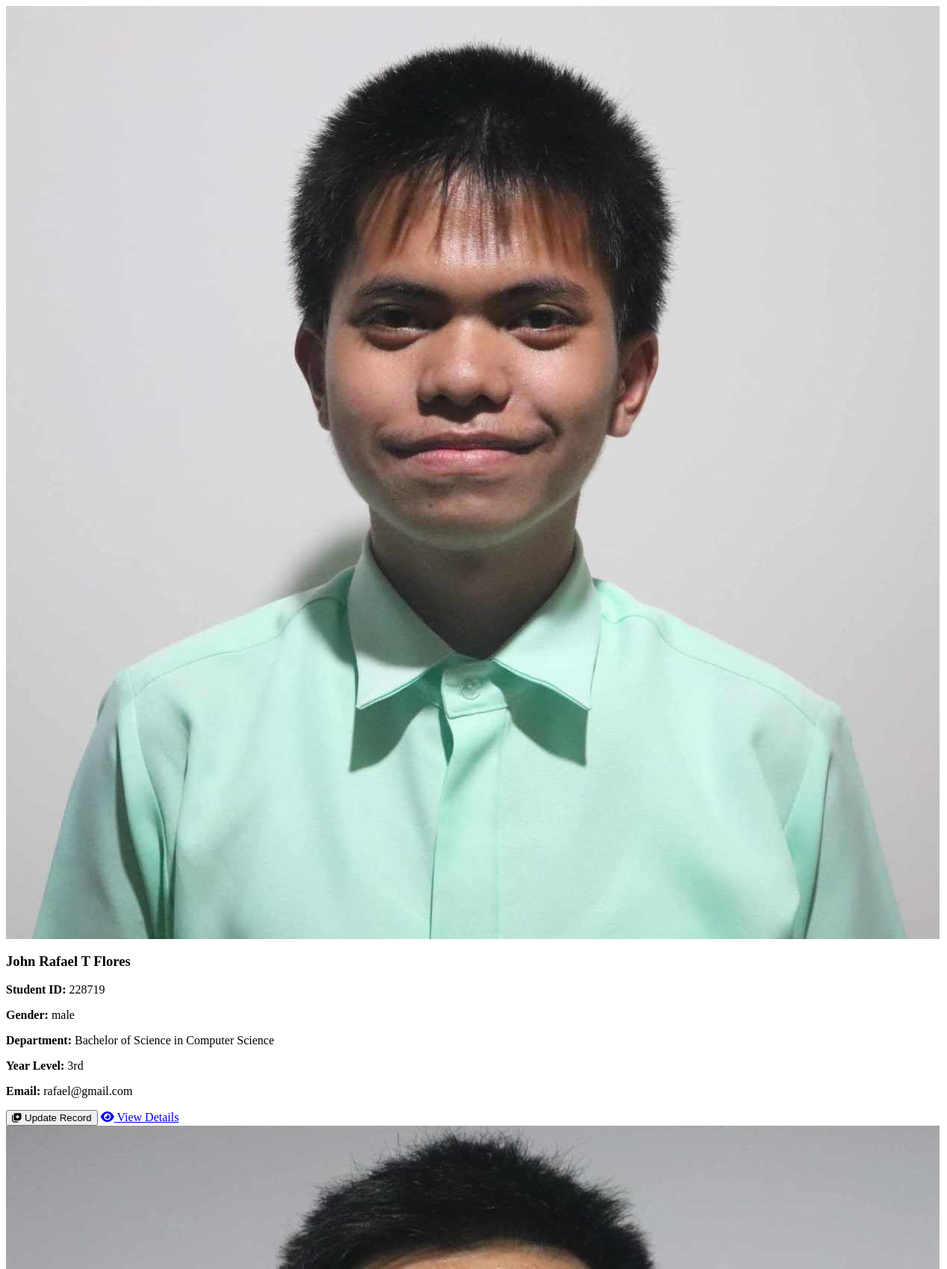
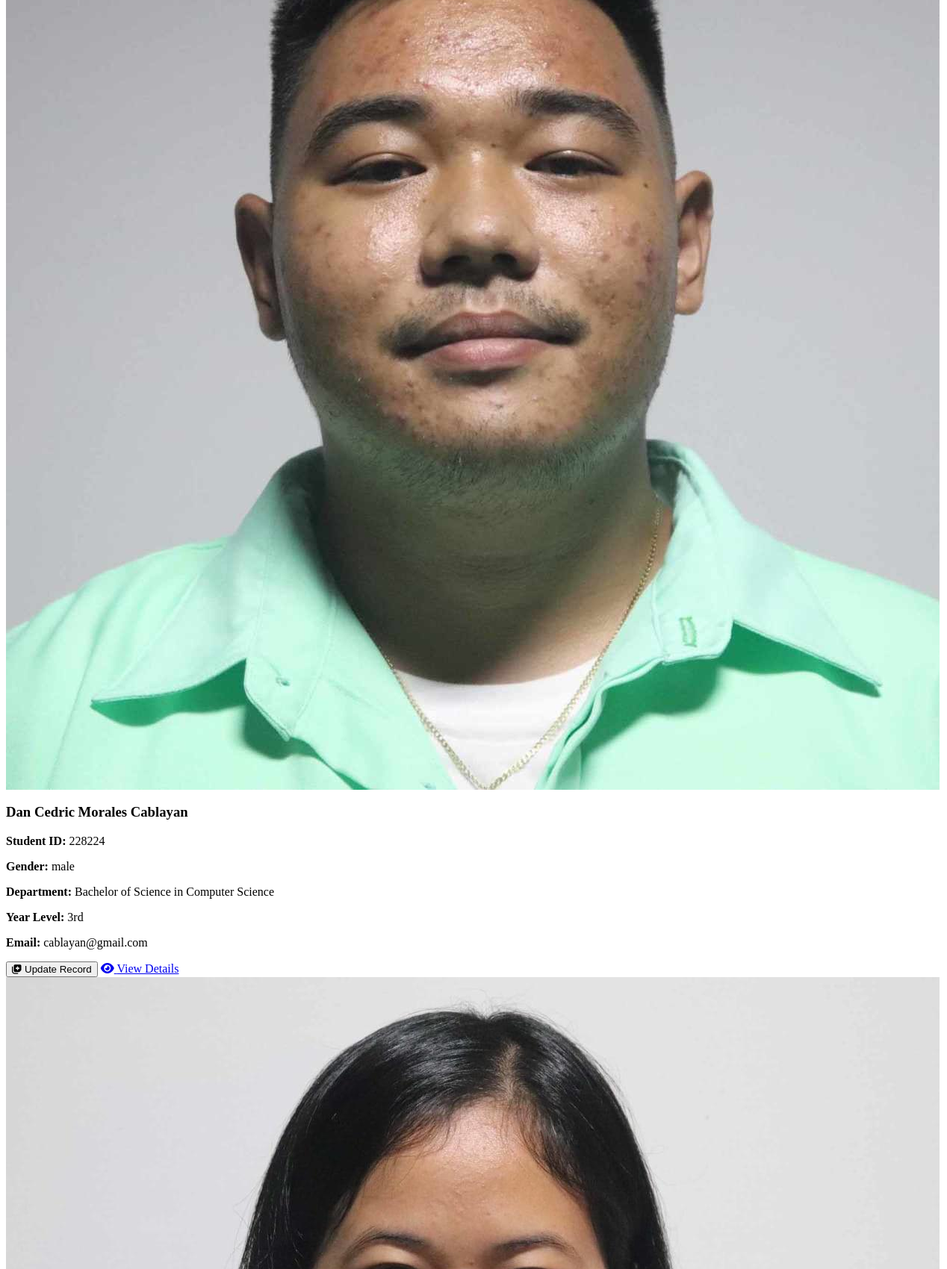
The app's page /admin/fetch_students.php (upper part) with its own data (2 pictures, top to bottom).
### tables this page shows
CREATE TABLE `student_tbl` (
  `user_id` int(11) NOT NULL,
  `student_id` bigint(255) NOT NULL,
  `password` text NOT NULL,
  `first_name` varchar(255) NOT NULL,
  `middle_name` varchar(255) NOT NULL,
  `last_name` varchar(255) NOT NULL,
  `extension` text NOT NULL,
  `email` text NOT NULL,
  `gender` varchar(50) NOT NULL,
  `birthdate` date NOT NULL,
  `age` int(255) NOT NULL,
  `birth_place` text NOT NULL,
  `marital_status` text NOT NULL,
  `address` text NOT NULL,
  `religion` text NOT NULL,
  `additional_info` text NOT NULL,
  `department` text NOT NULL,
  `year_level` text NOT NULL,
  `profile_picture` text NOT NULL,
  `blood_pressure` text NOT NULL,
  `temperature` text NOT NULL,
  `pulse_rate` text NOT NULL,
  `respiratory_rate` text NOT NULL,
  `height` text NOT NULL,
  `weight` text NOT NULL,
  `eperson1_name` text NOT NULL,
  `eperson1_phone` bigint(20) NOT NULL,
  `eperson1_relationship` text NOT NULL,
  `eperson2_name` text NOT NULL,
  `eperson2_phone` bigint(20) NOT NULL,
  `eperson2_relationship` text NOT NULL,
  `health_record` text NOT NULL,
  `datetime_recorded` datetime NOT NULL
);

### admin/fetch_students.php (the view, shortened to what this page needs)
<?php
require '../config/db_connect.php';
$sql = "SELECT `user_id`, `student_id`, `first_name`, `middle_name`, `last_name`, `extension`, `email`, `gender`,
        `department`, `year_level`, `profile_picture` FROM `student_tbl` WHERE 1";
$result = $conn->query($sql);
$total_students = $result->num_rows;
if ($total_students > 0) {
    while ($row = $result->fetch_assoc()) {
        $full_name = $row['first_name'] . ' ' . $row['middle_name'] . ' ' . $row['last_name'] . ' ' . $row['extension'];
        $profile_picture = $row['profile_picture'] ?: 'default_profile.png';
        echo "
        <div class='student-card'>
            <div class='card-image'>
                <img src='../student_pic/{$profile_picture}' alt='{$full_name}'>
            </div>
            <div class='card-content'>
                <h3>{$full_name}</h3>
                <p><strong>Student ID:</strong> {$row['student_id']}</p>
                <p><strong>Gender:</strong> {$row['gender']}</p>
                <p><strong>Department:</strong> {$row['department']}</p>
                <p><strong>Year Level:</strong> {$row['year_level']}</p>
                <p><strong>Email:</strong> {$row['email']}</p>
               <div class='button-container'>
                    <button class='update-btn' onclick='showUpdateModal(\"{$row['student_id']}\", \"{$full_name}\", \"{$row['department']}\")'><i class='fa-solid fa-notes-medical'></i> Update Record</button>
                   <a href='view_student.php?student_id={$row['student_id']}' class='action-btn'><i class='fa-solid fa-eye'></i> View Details</a>
                </div>
            </div>
        </div>";
    }
} else {
    echo "<p>No students found.</p>";
}

### records on screen
student_tbl: profile_picture (picture), full_name "John Rafael T Flores", student "228719", gender "male", department "Bachelor of Science in Computer Science", year_level "3rd", email "rafael@gmail.com"
student_tbl: profile_picture (picture), full_name "Dan Cedric Morales Cablayan", student "228224", gender "male", department "Bachelor of Science in Computer Science", year_level "3rd", email "cablayan@gmail.com"
student_tbl: profile_picture (picture)
